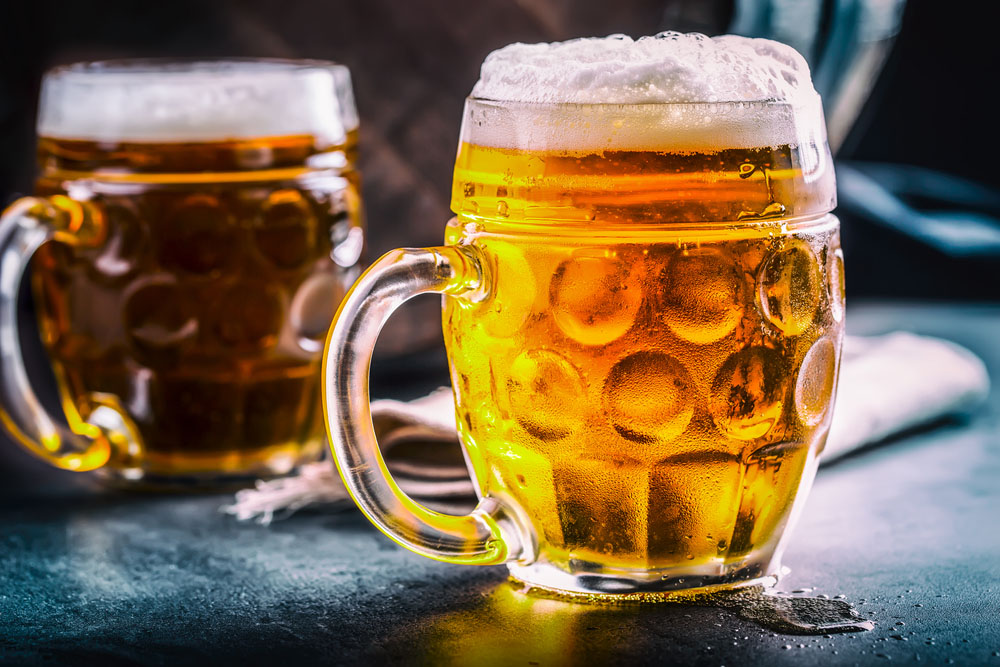
#> input picture lager.jpg, 1000 x 667 px, found by its file name
$ python 02_test_graphics.py
#> lines starting #> are read from the running program, lines starting #| are printed output that depends on the picture
#!/usr/bin/env python3
"""
02_test_graphics.py - Testar bildbehandling och grafikutskrift på POS58-01.

Krav:
  - Max 384 pixlars bredd (exakt radbredd för 58 mm / 203 DPI)
  - 1-bits monokrom konvertering med Floyd-Steinberg dithering
"""

import sys
from datetime import datetime
from PIL import Image, ImageDraw, ImageFont
from escpos.printer import Usb


def create_sample_logo(filename="sample_logo.png", width=384, height=140):
    """Skapar en snygg demonstrationsbild i exakt 384 pixlars bredd."""
    # Skapa RGB-bild med vit bakgrund
    img = Image.new("RGB", (width, height), color="white")
    draw = ImageDraw.Draw(img)

    # Rita en dekorativ ram
    draw.rectangle([(4, 4), (width - 5, height - 5)], outline="black", width=3)
    draw.rectangle([(8, 8), (width - 9, height - 9)], outline="black", width=1)

    # Rita en liten cirkelsymbol / stjärna i mitten
    center_x = width // 2
    draw.ellipse([(center_x - 18, 16), (center_x + 18, 52)], fill="black")
    draw.ellipse([(center_x - 10, 24), (center_x + 10, 44)], fill="white")

    # Text
    draw.text((center_x, 70), "POS58 GRAFIKTEST", fill="black", anchor="mm")
    draw.text((center_x, 92), "Floyd-Steinberg Dithering", fill="black", anchor="mm")
    draw.text((center_x, 114), "384 px Monokrom Raster", fill="black", anchor="mm")

    # Rita små dekorativa hörn
    draw.polygon([(14, 14), (28, 14), (14, 28)], fill="black")
    draw.polygon([(width - 15, 14), (width - 29, 14), (width - 15, 28)], fill="black")
    draw.polygon([(14, height - 15), (28, height - 15), (14, height - 29)], fill="black")
    draw.polygon([(width - 15, height - 15), (width - 29, height - 15), (width - 15, height - 29)], fill="black")

    img.save(filename)
    print(f"[*] Skapade testbild: {filename} ({width}x{height} px)")
    return filename


def prepare_image_for_pos58(image_path, target_width=384):
    """
    Öppnar en bild, skalar om till 384 px med bevarat bildförhållande,
    och konverterar till 1-bit monokrom med Floyd-Steinberg dithering.
    """
#> called with target_width = 384
    with Image.open(image_path) as img:
        # Konvertera till RGB först om bilden är RGBA eller palette
#> img is the input picture: PIL image 1000x667 RGB; mean R, G, B 124.7, 101.6, 72.5
        if img.mode in ("RGBA", "LA"):
            background = Image.new("RGB", img.size, (255, 255, 255))
            background.paste(img, mask=img.split()[-1])
            img = background
        else:
            img = img.convert("RGB")

        # Beräkna ny höjd med bibehållet bildförhållande
        orig_w, orig_h = img.size
#> orig_w = 1000; orig_h = 667
        aspect = orig_h / orig_w
#> aspect = 0.667
        target_height = int(target_width * aspect)
#> target_height = 256

        resized = img.resize((target_width, target_height), Image.Resampling.LANCZOS)
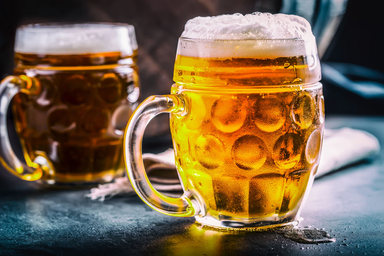
#> resized: PIL image 384x256 RGB; mean R, G, B 124.7, 101.6, 72.5

        # Floyd-Steinberg dithering till 1-bit monokrom
        dithered = resized.convert("1", dither=Image.Dither.FLOYDSTEINBERG)
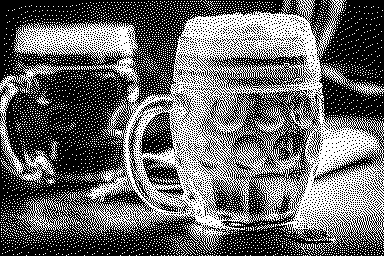
#> dithered: PIL image 384x256 1; 41% white in thin lines or dots
        return dithered

def run_graphics_test(image_path=None, vendor_id=0x28e9, product_id=0x0289, in_ep=0x81, out_ep=0x01):
    if not image_path:
        image_path = '/Volumes/Ugreen 2TB/Develop/kvitto_skrivare/lager.jpg'

    print(f"[*] Behandlar bild: {image_path}...")
    processed_img = prepare_image_for_pos58(image_path)

    print(f"[*] Ansluter till skrivare (0x{vendor_id:04x}:0x{product_id:04x})...")
    try:
        printer = Usb(vendor_id, product_id, in_ep=in_ep, out_ep=out_ep)
    except Exception as e:
        print(f"[!] Kunde inte ansluta till skrivaren: {e}")
        sys.exit(1)

    try:
        printer.hw("INIT")
        printer.set(align="center")

        print("[*] Skriver ut grafik...")
        # center alignment och raster image
        printer.image(processed_img, impl="bitImageRaster")

        printer.text("\nLycka till ikväll, drick järnet!!!\n")
        printer.text("--------------------------------\n")
        printer.text(datetime.now().strftime("%Y-%m-%d %H:%M:%S") + "\n\n\n\n")

        print("[✓] Grafikutskrift klar!")
    except Exception as e:
        print(f"[!] Fel vid utskrift av bild: {e}")
    finally:
        printer.close()
        print("[*] Skrivaren stängd.")


if __name__ == "__main__":
    img_file = sys.argv[1] if len(sys.argv) > 1 else None
    run_graphics_test(img_file)
#> (the call stopped at in run_graphics_test, `printer = Usb(vendor_id, product_id, in_ep=in_ep, out_ep=out_ep)`: escpos is not available in this run)

$ run again, with coker.jpg copied over lager.jpg
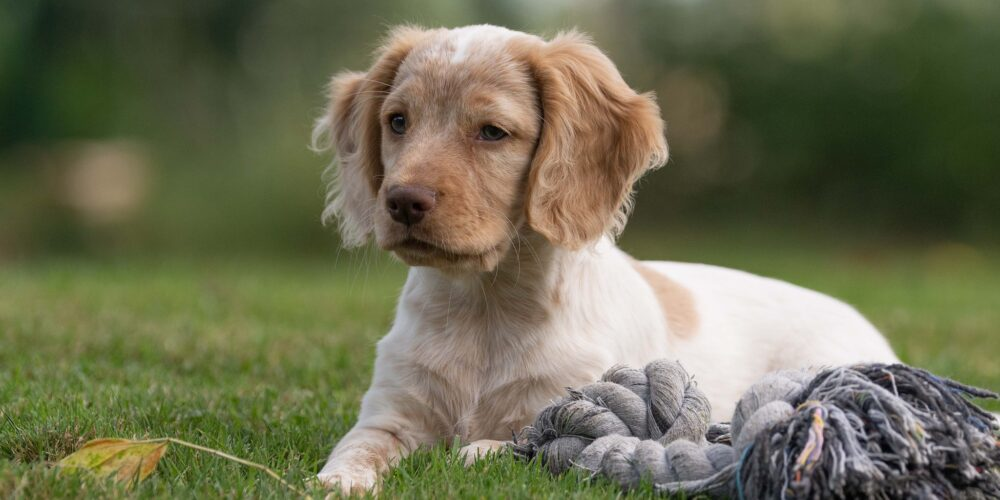
#> input picture coker.jpg, 1000 x 500 px, found by its file name
#> in prepare_image_for_pos58, img is the input picture: PIL image 1000x500 RGB; mean R, G, B 109, 109.3, 81.9
#> in prepare_image_for_pos58, `dithered = resized.convert("1", dither=Image.Dither.FLOYDSTEINBERG)`:
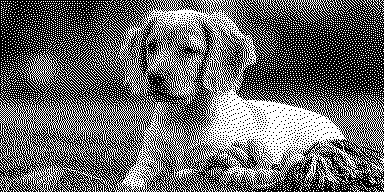
#> dithered: PIL image 384x192 1; 41.3% white in thin lines or dots
